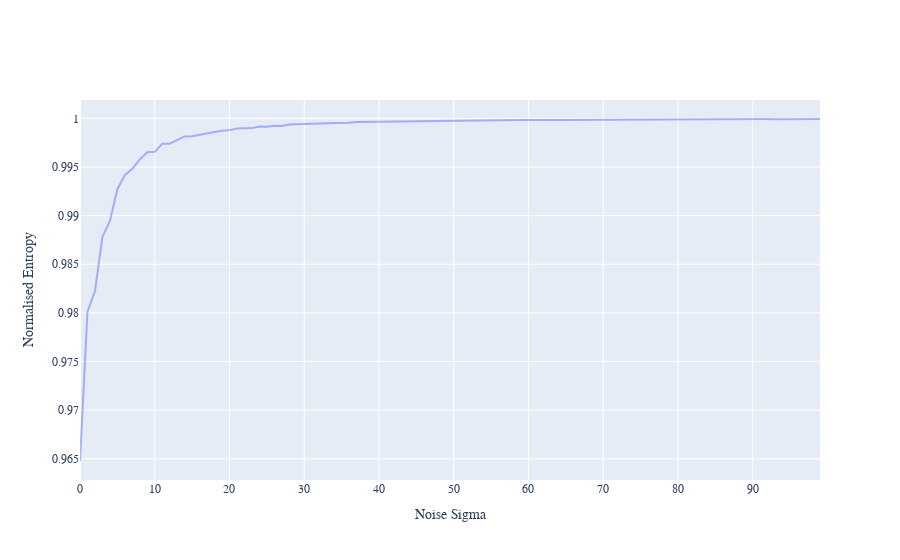

The code cell stored with this chart in its notebook:
### Code cell
entropies = []
for s in np.linspace(0.00001,10,100):
    n = 300
    
    noise = np.random.rand(n)/s
    arr = noise + 1
    score = uniformity_score(arr)
    
    entropies.append(score)
    
plot(entropies=entropies, ylabel='Normalised Entropy', xlabel='Noise Sigma')
